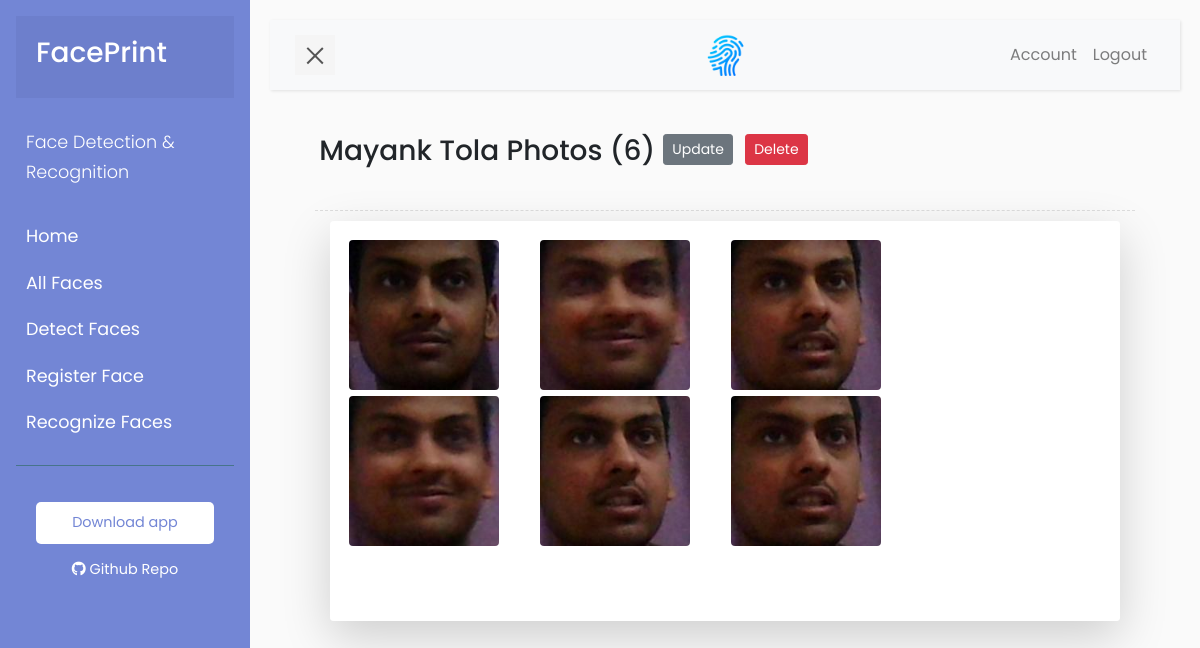
/faces/2 (signed in), run on the app's committed database.
### app/models.py (models this page shows)
class Person(db.Model):
    id = db.Column(db.Integer, primary_key=True)
    name = db.Column(db.String(40), nullable=False)
    images = db.relationship('Dataset', backref='author', lazy=True, cascade='delete')
    def __repr__(self):
        return f"Person('{self.id}', '{self.name}')"

class Dataset(db.Model):
    id = db.Column(db.Integer, primary_key=True)
    person_id = db.Column(db.Integer, db.ForeignKey('person.id'), nullable=False)
    image_file = db.Column(db.String(20), nullable=False)
    def __repr__(self):
        return f"Dataset('{self.id}', '{self.person_id}', '{self.image_file}')"

### app/routes.py (the view)
@app.route("/faces/<int:person_id>")
@login_required
def face(person_id):
    person = Person.query.get_or_404(person_id)
    datasets = Dataset.query.filter_by(author=person).all()
    print('###############################################################################')
    print(person)
    print(datasets)
    print('###############################################################################')
    return render_template('face.html', title=person.name, person=person, datasets=datasets)

### app/models.py (called while the page is built)
@login_manager.user_loader
def load_user(user_id):
    return User.query.get(int(user_id))

### app/templates/face.html
{% extends "layout.html" %}
{% block content %}
    <form id="registerationForm" class="p-2 pt-md-0 mt-1 pt-sm-3 mt-md-2 mt-lg-0">
        <div class="container col-md-12 col-lg-11">
            <div class="row">
                <h3 class="p-1">{{ person.name }} Photos ({{ datasets|length }})</h3>
                <div>
                    <a class="btn btn-secondary btn-sm m-1" href="{{ url_for('update_face', person_id=person.id) }}">Update</a>
                    <a class="btn btn-danger btn-sm m-1" href="{{ url_for('face', person_id=person.id) }}" data-toggle="modal" data-target="#deletePersonModal">Delete</a>
                </div>
                <div class="line"></div>
                <div class="col-12">
                    <div class="photoFrame shadow-lg p-3 bg-white rounded text-center">
                        <div id="imageSelectShow" class="imageContainer">
                            {% for dataset in datasets: %}
                                <a href='#' class='pop'><img data-toggle='modal' data-target='#imageModal' class="img-rounded listFaces" src="{{ url_for('static', filename='images/dataset/' + datasets[0].author.id|string + '/' + dataset.image_file) }}" alt="file_name"></a>
                            {% endfor %}
                        </div>
                    </div>
                </div>
            </div>
        </div>
    </form>
{% endblock %}

### app/static/css/style.css (style rules this page uses)
:root { --dark-primary-color: #111111; --default-primary-color: #555555; --light-primary-color: #D7CCC8; --text-color: #FFFFFF; --accent-color: chartreuse; --primary-text-color: #212121; --secondary-text-color: cornflowerblue; --divider-color: #BDBDBD; }
body { font-family: 'Poppins', sans-serif; background: #fafafa; }
a, a:hover, a:focus { color: inherit; text-decoration: none; transition: all 0.3s; }
.line { width: 100%; height: 1px; border-bottom: 1px dashed #ddd; margin: 40px 0; }
.line { margin: 30px 0 10px 0; }
#registerationForm { margin-top: -50px; }
.photoFrame { max-height: 400px; overflow-x: hidden; overflow-y: scroll; }
.imageContainer { line-height: 0; -webkit-column-count: 5; -webkit-column-gap: 6px; -moz-column-count: 5; -moz-column-gap: 6px; column-count: 5; column-gap: 6px; height: 100%; min-height: 400px; }
@media (max-width: 1200px) { .imageContainer { -moz-column-count: 4; -webkit-column-count: 4; column-count: 4; } }
.photoFrame div img { margin: 3px; max-width: 150px; float: left; border-radius: 4px; width: 100% !important; height: auto !important; }

### data on the page
Person: name "Mayank Tola"
Dataset: image_file (picture)
Dataset: image_file (picture)
Dataset: image_file (picture)
Dataset: image_file (picture)
Dataset: image_file (picture)
Dataset: image_file (picture)

### other printed values
{{ datasets|length }} "6"
